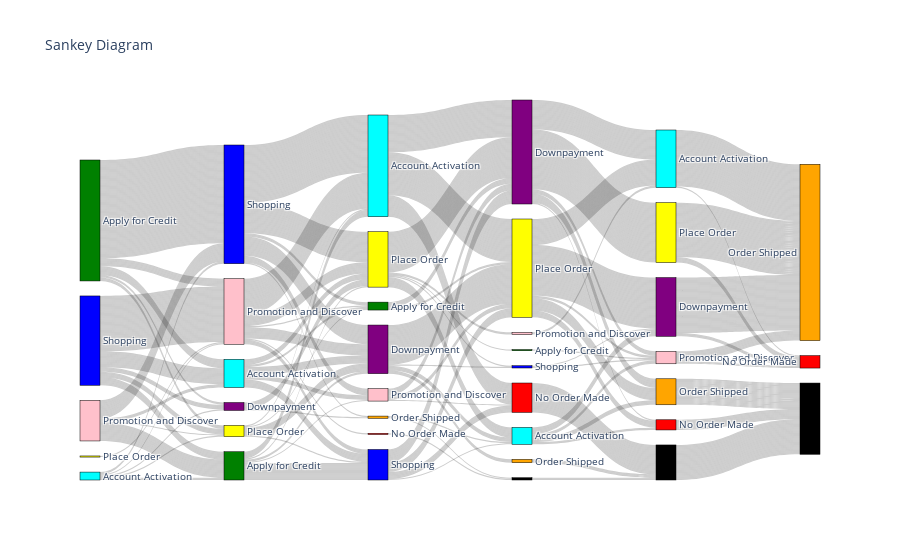

This figure's notebook cell:
### Code cell
import pandas as pd
import plotly.graph_objects as go

def generate_sankey_chart_data(df: pd.DataFrame):
    # list of list: each list is the set of nodes in each tier/column
    column_values = [df[col] for col in df.columns]

    # this generates the labels for the sankey by taking all the unique values
    labels = sum([list(node_values.unique()) for node_values in column_values], [])

    # initializes a dict of dicts (one dict per tier)
    link_mappings = {col: {} for col in df.columns}

    # each dict maps a node to a unique number value
    i = 0
    for col, nodes in zip(df.columns, column_values):
        for node in nodes.unique():
            link_mappings[col][node] = i
            i += 1

    # specifying which columns are serving as sources and which as targets
    source_cols = df.columns[:-1]
    target_cols = df.columns[1:]
    links = []

    # loop to create a list of links in the format [((src, tgt), wt), (), ()...]
    for source_col, target_col in zip(source_cols, target_cols):
        for source, target in zip(df[source_col], df[target_col]):
            links.append(
                (
                    link_mappings[source_col][source],
                    link_mappings[target_col][target],
                    1  # Weight is 1 for counting transitions
                )
            )

    # creating a dataframe with 3 columns: source, target, and weight
    df_links = pd.DataFrame(links, columns=["source", "target", "weight"])

    # generating three lists needed for the sankey visual
    sources = df_links["source"]
    targets = df_links["target"]
    weights = df_links["weight"]

    return labels, sources, targets, weights


# Your DataFrame
df = pivot_fingerhut_active_account.iloc[:, 2:]

# Call the generate_sankey_chart_data function
labels, sources, targets, weights = generate_sankey_chart_data(df=df)


# Map colors to labels
label_colors = {
    'Promotion and Discover': 'pink',
    'Apply for Credit': 'green',
    'Shopping': 'blue',
    'Account Activation': 'cyan',
    'Downpayment': 'purple',
    'Place Order': 'yellow',
    'Order Shipped': 'orange',
    'No Order Made': 'red',
    '': 'black'  # Adjust this for labels with empty strings
}

# Create the Sankey diagram
fig = go.Figure(data=[go.Sankey(
    node=dict(
        pad=15,
        thickness=20,
        line=dict(color="black", width=0.5),
        label=labels,
        color=[label_colors[label] for label in labels]  # Map colors based on the dictionary
    ),
    link=dict(
        source=sources,
        target=targets,
        value=weights
    )
)])

fig.update_layout(title_text="Sankey Diagram", font_size=10)
fig.show()

### Figure 1 — Plotly figure (JSON) as saved in the notebook; plotly's stock layout.template omitted (floating-point values rounded to 4 significant figures; data arrays with more than 128 entries replaced by an {"elided": "..."} marker saying what was removed)
{"data": [{"link": {"source": {"elided": "1150 int values"}, "target": {"elided": "1150 int values"}, "value": {"elided": "1150 int values"}}, "node": {"color": ["blue", "green", "cyan", "pink", "yellow", "green", "pink", "purple", "cyan", "blue", "yellow", "cyan", "yellow", "blue", "purple", "green", "orange", "pink", "red", "purple", "cyan", "yellow", "red", "black", "blue", "green", "pink", "orange", "yellow", "pink", "cyan", "purple", "black", "orange", "red", "orange", "black", "red"], "label": ["Shopping", "Apply for Credit", "Account Activation", "Promotion and Discover", "Place Order", "Apply for Credit", "Promotion and Discover", "Downpayment", "Account Activation", "Shopping", "Place Order", "Account Activation", "Place Order", "Shopping", "Downpayment", "Apply for Credit", "Order Shipped", "Promotion and Discover", "No Order Made", "Downpayment", "Account Activation", "Place Order", "No Order Made", "", "Shopping", "Apply for Credit", "Promotion and Discover", "Order Shipped", "Place Order", "Promotion and Discover", "Account Activation", "Downpayment", "", "Order Shipped", "No Order Made", "Order Shipped", "", "No Order Made"], "line": {"color": "black", "width": 0.5}, "pad": 15, "thickness": 20}, "type": "sankey"}], "layout": {"font": {"size": 10}, "title": {"text": "Sankey Diagram"}}}
